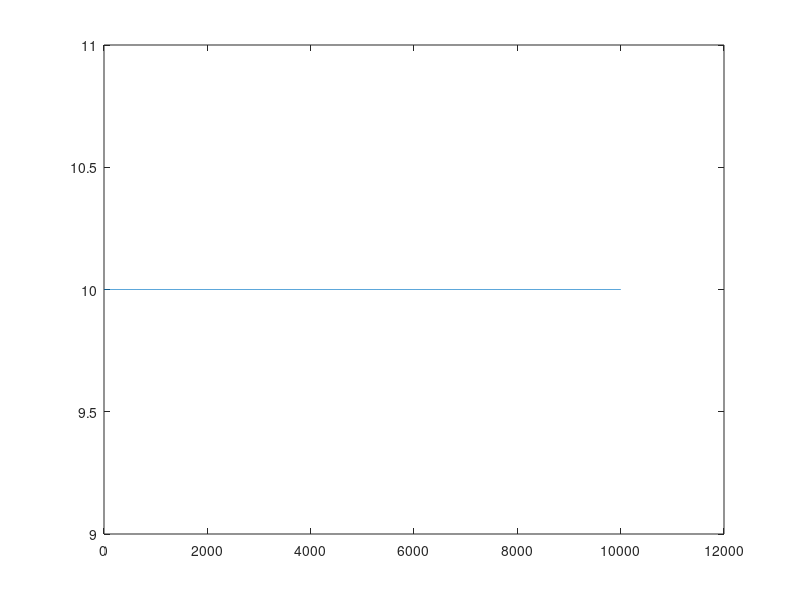
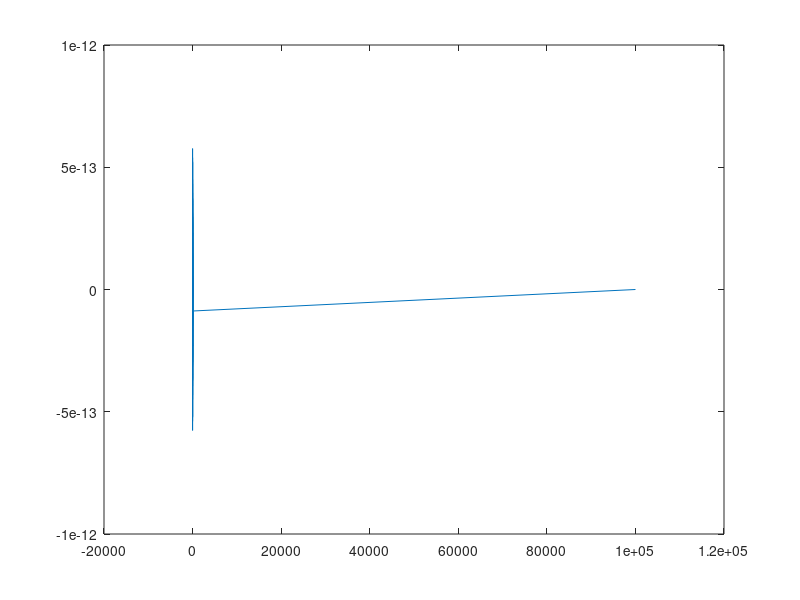
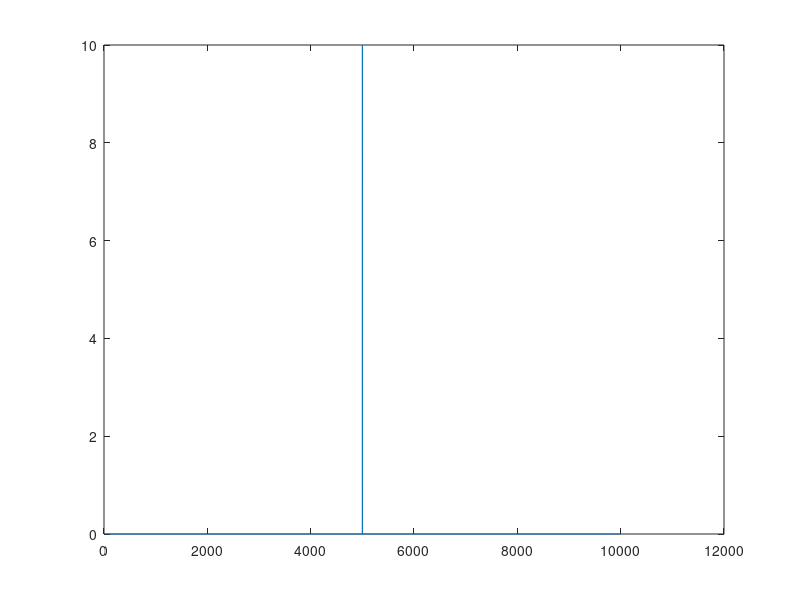
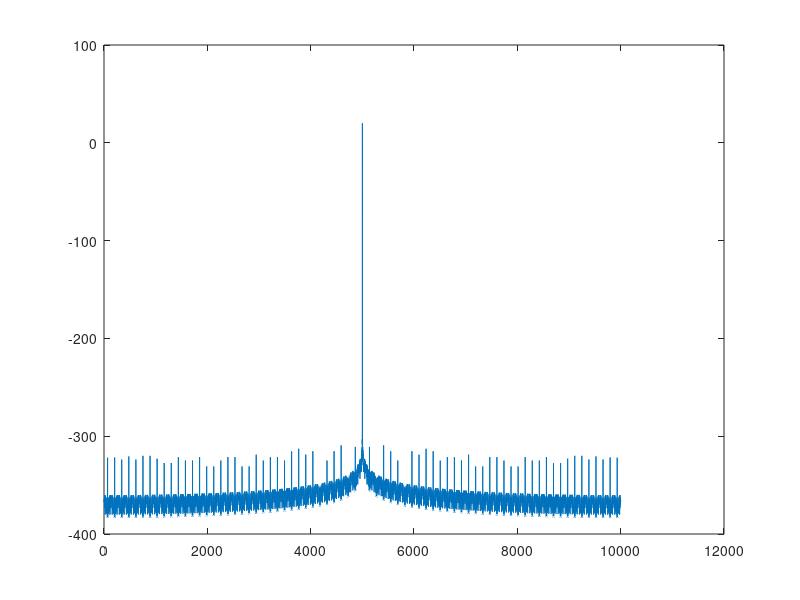

MATLAB code to generate these figures, in order:
A = 1; % Амплитуда сигнала
Fs = 10e4; % Частота дискретизации
t = 0.1;
t_array = 0:1/Fs:t;
points = 1:1:length(t_array);
tones = 10; % Количество тонов
f1 = input('Задайте нижнюю границу диапазона частот: ');
f2 = input('Задайте верхнюю границу диапазона частот: ');
df=(f2-f1)/tones; % Шаг частоты
S = zeros(1,length(t_array)); % Массив сигнала
S_fft = zeros(1,length(t_array));
S_fft_shifted = zeros(1,length(t_array));
S_fft_mod = zeros(1,length(t_array)); % Массив амплитуд спектров
S_fft_ang = zeros(1,length(t_array));
for k = 1:tones
   St = A*exp(2*pi*t_array*1i*k*df);
   S = S + St;
   St_fft = fft(St);
   S_fft = S_fft + St_fft;
   St_fft_shifted = fftshift(St_fft);
   S_fft_shifted = S_fft_shifted + St_fft_shifted;
   St_fft_mod = abs(St_fft_shifted/length(St_fft_shifted));
   S_fft_mod = S_fft_mod + St_fft_mod;
   St_fft_ang = atan(St_fft_shifted);
   S_fft_ang = S_fft_ang + St_fft_ang;
   k = k + 1;
  end;
  S_fft_mod_db = 20*log10(S_fft_mod/A); % Перевод магнитуды спектра в децибелы
  figure(1);
  plot(S);

  figure(2);
  plot(S_fft);

  figure(3);
  plot(S_fft_mod);

  figure(4);
  plot(S_fft_mod_db);
